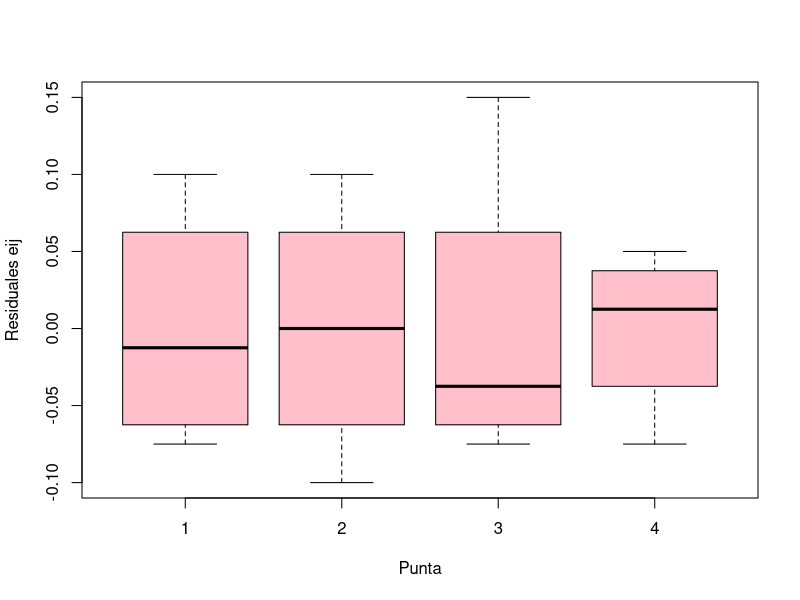
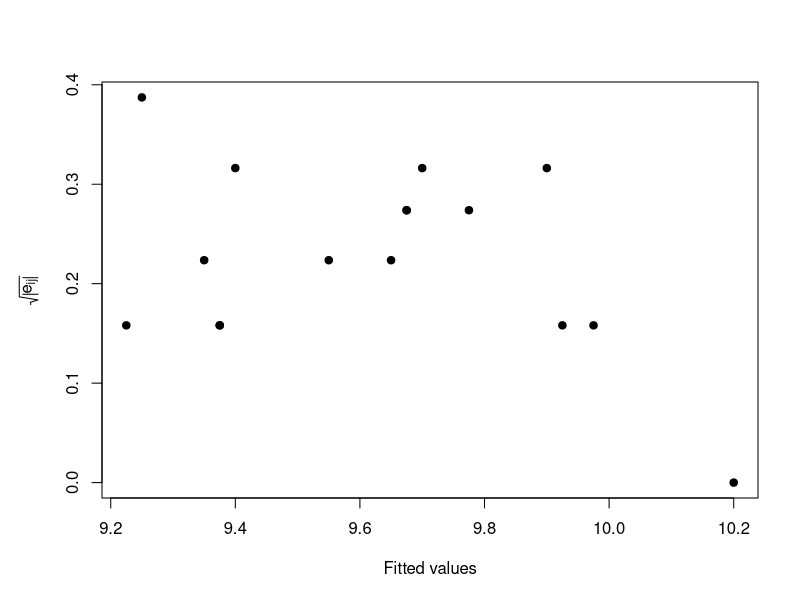
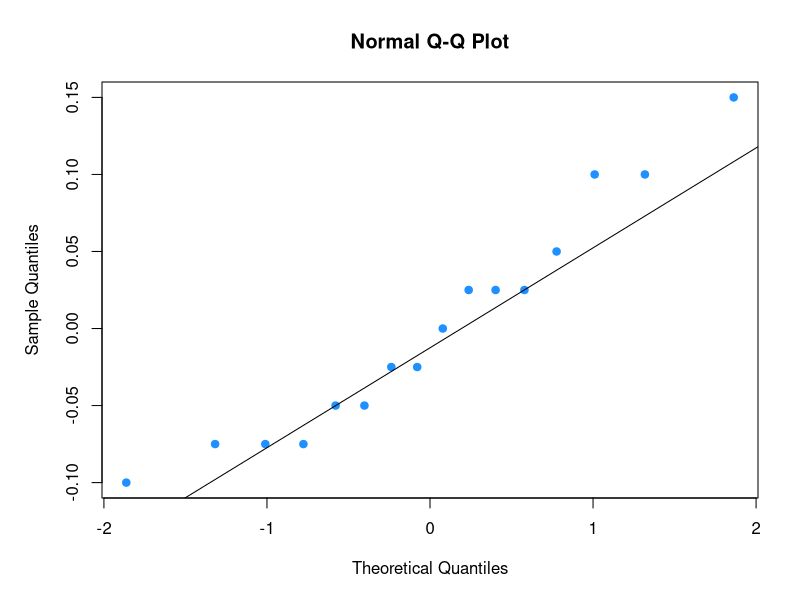
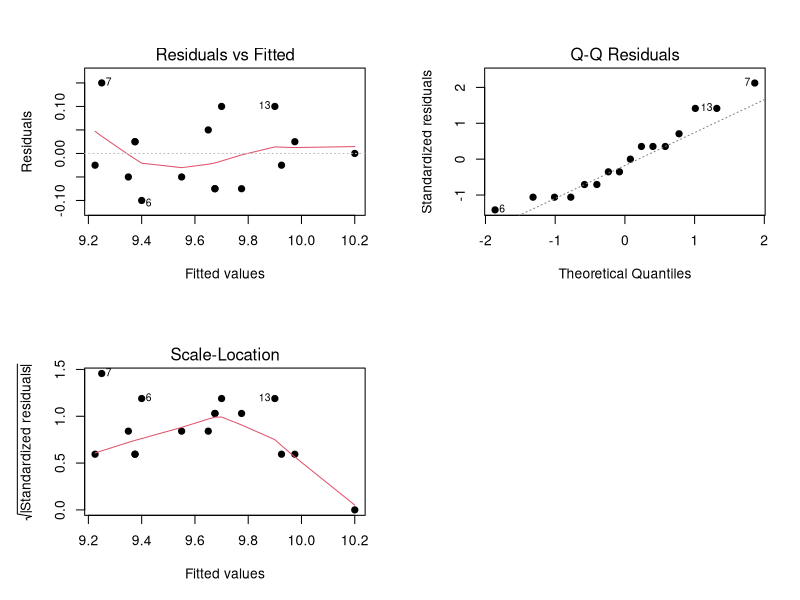

These figures' R source, in order:
# Problem -----------------------------------------------------------------

# Suppose we wish to determine whether or not four different tips produce 
# different readings on hardness testing machine.

# Data --------------------------------------------------------------------
y <- c(9.3, 9.4, 9.2, 9.7, 
       9.4, 9.3, 9.4, 9.6,  
       9.6, 9.8, 9.5, 10 , 
       10 , 9.9, 9.7, 10.2)

punta <- c(1, 2, 3, 4,
           1, 2, 3, 4,
           1, 2, 3, 4,
           1, 2, 3, 4)
punta <- as.factor(punta)

lamina <- c(1, 1, 1, 1,
            2, 2, 2, 2,
            3, 3, 3, 3,
            4, 4, 4, 4)
lamina <- as.factor(lamina)

# Anova -------------------------------------------------------------------
mod <- aov(y ~ punta + lamina)
summary(mod)

#----------------------------------------------------------------------
# Analisis de residuales
eij <- residuals(mod)

# Boxplot for eij vs treatment
boxplot(eij ~ punta, xlab='Punta', col='pink',
        ylab='Residuales eij')

# Standarized residual vs fitted values
par(mar=c(5.1, 5.1, 4.1, 2.1))
plot(x=mod$fitted.values, y=sqrt(abs(eij)),
     xlab='Fitted values', pch=19,
     ylab=expression(sqrt(abs(e[ij]))))

# QQplot for eij
qqnorm(eij, pch=19, col='dodgerblue')
qqline(eij)

# To plot the first, second and third graphs
par(mfrow=c(2, 2))
plot(mod, 1, pch=19)
plot(mod, 2, pch=19)
plot(mod, 3, pch=19)

# What happens if we do not consider the blocking factor? -----------------
mod2 <- aov(y ~ punta)
summary(mod2)
